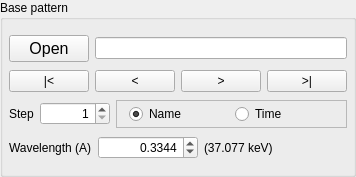
             <widget class="QGroupBox" name="groupBox_3">
              <property name="sizePolicy">
               <sizepolicy hsizetype="Preferred" vsizetype="Fixed">
                <horstretch>0</horstretch>
                <verstretch>0</verstretch>
               </sizepolicy>
              </property>
              <property name="title">
               <string>Base pattern</string>
              </property>
              <property name="flat">
               <bool>true</bool>
              </property>
              <layout class="QVBoxLayout" name="verticalLayout">
               <property name="spacing">
                <number>2</number>
               </property>
               <property name="leftMargin">
                <number>3</number>
               </property>
               <property name="topMargin">
                <number>12</number>
               </property>
               <property name="rightMargin">
                <number>3</number>
               </property>
               <property name="bottomMargin">
                <number>12</number>
               </property>
               <item>
                <widget class="QFrame" name="frame">
                 <property name="frameShape">
                  <enum>QFrame::NoFrame</enum>
                 </property>
                 <property name="frameShadow">
                  <enum>QFrame::Plain</enum>
                 </property>
                 <property name="lineWidth">
                  <number>0</number>
                 </property>
                 <layout class="QHBoxLayout" name="horizontalLayout_10">
                  <property name="leftMargin">
                   <number>3</number>
                  </property>
                  <property name="topMargin">
                   <number>3</number>
                  </property>
                  <property name="rightMargin">
                   <number>3</number>
                  </property>
                  <property name="bottomMargin">
                   <number>3</number>
                  </property>
                  <item>
                   <widget class="QPushButton" name="pushButton_NewBasePtn">
                    <property name="sizePolicy">
                     <sizepolicy hsizetype="Preferred" vsizetype="Fixed">
                      <horstretch>0</horstretch>
                      <verstretch>0</verstretch>
                     </sizepolicy>
                    </property>
                    <property name="minimumSize">
                     <size>
                      <width>10</width>
                      <height>0</height>
                     </size>
                    </property>
                    <property name="maximumSize">
                     <size>
                      <width>16777215</width>
                      <height>16777215</height>
                     </size>
                    </property>
                    <property name="baseSize">
                     <size>
                      <width>200</width>
                      <height>0</height>
                     </size>
                    </property>
                    <property name="font">
                     <font>
                      <family>Helvetica</family>
                      <pointsize>12</pointsize>
                      <weight>50</weight>
                      <italic>false</italic>
                      <bold>false</bold>
                     </font>
                    </property>
                    <property name="toolTip">
                     <string extracomment="Select base diffraction pattern">Open base pattern in chi</string>
                    </property>
                    <property name="whatsThis">
                     <string/>
                    </property>
                    <property name="text">
                     <string>Open</string>
                    </property>
                   </widget>
                  </item>
                  <item>
                   <widget class="QLineEdit" name="lineEdit_DiffractionPatternFileName">
                    <property name="sizePolicy">
                     <sizepolicy hsizetype="Expanding" vsizetype="Fixed">
                      <horstretch>0</horstretch>
                      <verstretch>0</verstretch>
                     </sizepolicy>
                    </property>
                    <property name="cursorPosition">
                     <number>0</number>
                    </property>
                    <property name="clearButtonEnabled">
                     <bool>false</bool>
                    </property>
                   </widget>
                  </item>
                 </layout>
                </widget>
               </item>
               <item>
                <widget class="QFrame" name="frame_24">
                 <property name="sizePolicy">
                  <sizepolicy hsizetype="Preferred" vsizetype="Fixed">
                   <horstretch>0</horstretch>
                   <verstretch>0</verstretch>
                  </sizepolicy>
                 </property>
                 <property name="frameShape">
                  <enum>QFrame::NoFrame</enum>
                 </property>
                 <property name="lineWidth">
                  <number>0</number>
                 </property>
                 <layout class="QHBoxLayout" name="horizontalLayout_2">
                  <property name="leftMargin">
                   <number>3</number>
                  </property>
                  <property name="topMargin">
                   <number>3</number>
                  </property>
                  <property name="rightMargin">
                   <number>3</number>
                  </property>
                  <property name="bottomMargin">
                   <number>3</number>
                  </property>
                  <item>
                   <widget class="QPushButton" name="pushButton_FirstBasePtn">
                    <property name="sizePolicy">
                     <sizepolicy hsizetype="Expanding" vsizetype="Fixed">
                      <horstretch>0</horstretch>
                      <verstretch>0</verstretch>
                     </sizepolicy>
                    </property>
                    <property name="minimumSize">
                     <size>
                      <width>0</width>
                      <height>0</height>
                     </size>
                    </property>
                    <property name="maximumSize">
                     <size>
                      <width>16777215</width>
                      <height>16777215</height>
                     </size>
                    </property>
                    <property name="toolTip">
                     <string>Open the first CHI file</string>
                    </property>
                    <property name="text">
                     <string>|&lt;</string>
                    </property>
                   </widget>
                  </item>
                  <item>
                   <widget class="QPushButton" name="pushButton_PrevBasePtn">
                    <property name="sizePolicy">
                     <sizepolicy hsizetype="Expanding" vsizetype="Fixed">
                      <horstretch>0</horstretch>
                      <verstretch>0</verstretch>
                     </sizepolicy>
                    </property>
                    <property name="minimumSize">
                     <size>
                      <width>0</width>
                      <height>0</height>
                     </size>
                    </property>
                    <property name="maximumSize">
                     <size>
                      <width>16777215</width>
                      <height>16777215</height>
                     </size>
                    </property>
                    <property name="toolTip">
                     <string>Open previous CHI file</string>
                    </property>
                    <property name="text">
                     <string>&lt;</string>
                    </property>
                   </widget>
                  </item>
                  <item>
                   <widget class="QPushButton" name="pushButton_NextBasePtn">
                    <property name="sizePolicy">
                     <sizepolicy hsizetype="Expanding" vsizetype="Fixed">
                      <horstretch>0</horstretch>
                      <verstretch>0</verstretch>
                     </sizepolicy>
                    </property>
                    <property name="minimumSize">
                     <size>
                      <width>0</width>
                      <height>0</height>
                     </size>
                    </property>
                    <property name="maximumSize">
                     <size>
                      <width>16777215</width>
                      <height>16777215</height>
                     </size>
                    </property>
                    <property name="toolTip">
                     <string>Open next CHI file</string>
                    </property>
                    <property name="text">
                     <string>&gt;</string>
                    </property>
                   </widget>
                  </item>
                  <item>
                   <widget class="QPushButton" name="pushButton_LastBasePtn">
                    <property name="sizePolicy">
                     <sizepolicy hsizetype="Expanding" vsizetype="Fixed">
                      <horstretch>0</horstretch>
                      <verstretch>0</verstretch>
                     </sizepolicy>
                    </property>
                    <property name="minimumSize">
                     <size>
                      <width>0</width>
                      <height>0</height>
                     </size>
                    </property>
                    <property name="maximumSize">
                     <size>
                      <width>16777215</width>
                      <height>16777215</height>
                     </size>
                    </property>
                    <property name="toolTip">
                     <string>Open the last CHI file</string>
                    </property>
                    <property name="text">
                     <string>&gt;|</string>
                    </property>
                   </widget>
                  </item>
                 </layout>
                </widget>
               </item>
               <item>
                <widget class="QFrame" name="frame_6">
                 <property name="frameShape">
                  <enum>QFrame::NoFrame</enum>
                 </property>
                 <property name="frameShadow">
                  <enum>QFrame::Raised</enum>
                 </property>
                 <property name="lineWidth">
                  <number>0</number>
                 </property>
                 <layout class="QHBoxLayout" name="horizontalLayout_13">
                  <property name="leftMargin">
                   <number>3</number>
                  </property>
                  <property name="topMargin">
                   <number>3</number>
                  </property>
                  <property name="rightMargin">
                   <number>3</number>
                  </property>
                  <property name="bottomMargin">
                   <number>3</number>
                  </property>
                  <item>
                   <widget class="QLabel" name="label_21">
                    <property name="sizePolicy">
                     <sizepolicy hsizetype="Fixed" vsizetype="Preferred">
                      <horstretch>0</horstretch>
                      <verstretch>0</verstretch>
                     </sizepolicy>
                    </property>
                    <property name="text">
                     <string>Step</string>
                    </property>
                   </widget>
                  </item>
                  <item>
                   <widget class="QSpinBox" name="spinBox_FileStep">
                    <property name="sizePolicy">
                     <sizepolicy hsizetype="Minimum" vsizetype="Fixed">
                      <horstretch>0</horstretch>
                      <verstretch>0</verstretch>
                     </sizepolicy>
                    </property>
                    <property name="minimumSize">
                     <size>
                      <width>50</width>
                      <height>0</height>
                     </size>
                    </property>
                    <property name="maximumSize">
                     <size>
                      <width>70</width>
                      <height>16777215</height>
                     </size>
                    </property>
                    <property name="toolTip">
                     <string>Step for the navigation buttons</string>
                    </property>
                    <property name="alignment">
                     <set>Qt::AlignRight|Qt::AlignTrailing|Qt::AlignVCenter</set>
                    </property>
                    <property name="buttonSymbols">
                     <enum>QAbstractSpinBox::UpDownArrows</enum>
                    </property>
                    <property name="minimum">
                     <number>1</number>
                    </property>
                    <property name="maximum">
                     <number>999</number>
                    </property>
                    <property name="value">
                     <number>1</number>
                    </property>
                   </widget>
                  </item>
                  <item>
                   <widget class="QFrame" name="frame_23">
                    <property name="sizePolicy">
                     <sizepolicy hsizetype="Preferred" vsizetype="Fixed">
                      <horstretch>0</horstretch>
                      <verstretch>0</verstretch>
                     </sizepolicy>
                    </property>
                    <property name="minimumSize">
                     <size>
                      <width>0</width>
                      <height>0</height>
                     </size>
                    </property>
                    <property name="layoutDirection">
                     <enum>Qt::LeftToRight</enum>
                    </property>
                    <property name="frameShape">
                     <enum>QFrame::StyledPanel</enum>
                    </property>
                    <layout class="QHBoxLayout" name="horizontalLayout_6">
                     <property name="spacing">
                      <number>-1</number>
                     </property>
                     <property name="leftMargin">
                      <number>12</number>
                     </property>
                     <property name="topMargin">
                      <number>3</number>
                     </property>
                     <property name="rightMargin">
                      <number>12</number>
                     </property>
                     <property name="bottomMargin">
                      <number>3</number>
                     </property>
                     <item>
                      <widget class="QRadioButton" name="radioButton_SortbyNme">
                       <property name="maximumSize">
                        <size>
                         <width>16777215</width>
                         <height>16777215</height>
                        </size>
                       </property>
                       <property name="toolTip">
                        <string>Sort files in current directory by name</string>
                       </property>
                       <property name="text">
                        <string>Name</string>
                       </property>
                       <property name="iconSize">
                        <size>
                         <width>16</width>
                         <height>16</height>
                        </size>
                       </property>
                       <property name="checked">
                        <bool>true</bool>
                       </property>
                      </widget>
                     </item>
                     <item>
                      <widget class="QRadioButton" name="radioButton_SortbyTime">
                       <property name="sizePolicy">
                        <sizepolicy hsizetype="Minimum" vsizetype="Fixed">
                         <horstretch>0</horstretch>
                         <verstretch>0</verstretch>
                        </sizepolicy>
                       </property>
                       <property name="maximumSize">
                        <size>
                         <width>16777215</width>
                         <height>16777215</height>
                        </size>
                       </property>
                       <property name="toolTip">
                        <string>Sort files in current directory by time stamp</string>
                       </property>
                       <property name="text">
                        <string>Time</string>
                       </property>
                      </widget>
                     </item>
                    </layout>
                   </widget>
                  </item>
                 </layout>
                </widget>
               </item>
               <item>
                <widget class="QFrame" name="frame_4">
                 <property name="sizePolicy">
                  <sizepolicy hsizetype="Preferred" vsizetype="Fixed">
                   <horstretch>0</horstretch>
                   <verstretch>0</verstretch>
                  </sizepolicy>
                 </property>
                 <property name="minimumSize">
                  <size>
                   <width>0</width>
                   <height>0</height>
                  </size>
                 </property>
                 <property name="maximumSize">
                  <size>
                   <width>16777215</width>
                   <height>16777215</height>
                  </size>
                 </property>
                 <property name="baseSize">
                  <size>
                   <width>250</width>
                   <height>0</height>
                  </size>
                 </property>
                 <property name="frameShape">
                  <enum>QFrame::NoFrame</enum>
                 </property>
                 <property name="lineWidth">
                  <number>0</number>
                 </property>
                 <layout class="QHBoxLayout" name="horizontalLayout_11">
                  <property name="spacing">
                   <number>-1</number>
                  </property>
                  <property name="leftMargin">
                   <number>3</number>
                  </property>
                  <property name="topMargin">
                   <number>3</number>
                  </property>
                  <property name="rightMargin">
                   <number>3</number>
                  </property>
                  <property name="bottomMargin">
                   <number>3</number>
                  </property>
                  <item>
                   <widget class="QLabel" name="label_20">
                    <property name="sizePolicy">
                     <sizepolicy hsizetype="Fixed" vsizetype="Preferred">
                      <horstretch>0</horstretch>
                      <verstretch>0</verstretch>
                     </sizepolicy>
                    </property>
                    <property name="text">
                     <string>Wavelength (A)</string>
                    </property>
                   </widget>
                  </item>
                  <item>
                   <widget class="QDoubleSpinBox" name="doubleSpinBox_SetWavelength">
                    <property name="sizePolicy">
                     <sizepolicy hsizetype="Fixed" vsizetype="Fixed">
                      <horstretch>0</horstretch>
                      <verstretch>0</verstretch>
                     </sizepolicy>
                    </property>
                    <property name="minimumSize">
                     <size>
                      <width>100</width>
                      <height>0</height>
                     </size>
                    </property>
                    <property name="focusPolicy">
                     <enum>Qt::StrongFocus</enum>
                    </property>
                    <property name="toolTip">
                     <string>Wavelength of X-ray beam</string>
                    </property>
                    <property name="layoutDirection">
                     <enum>Qt::LeftToRight</enum>
                    </property>
                    <property name="alignment">
                     <set>Qt::AlignRight|Qt::AlignTrailing|Qt::AlignVCenter</set>
                    </property>
                    <property name="decimals">
                     <number>4</number>
                    </property>
                    <property name="singleStep">
                     <double>0.000100000000000</double>
                    </property>
                    <property name="value">
                     <double>0.334400000000000</double>
                    </property>
                   </widget>
                  </item>
                  <item>
                   <widget class="QLabel" name="label_XRayEnergy">
                    <property name="text">
                     <string>(37.077 keV)</string>
                    </property>
                   </widget>
                  </item>
                 </layout>
                </widget>
               </item>
              </layout>
              <zorder>frame_24</zorder>
              <zorder>frame</zorder>
              <zorder>frame_4</zorder>
              <zorder>frame_6</zorder>
             </widget>
